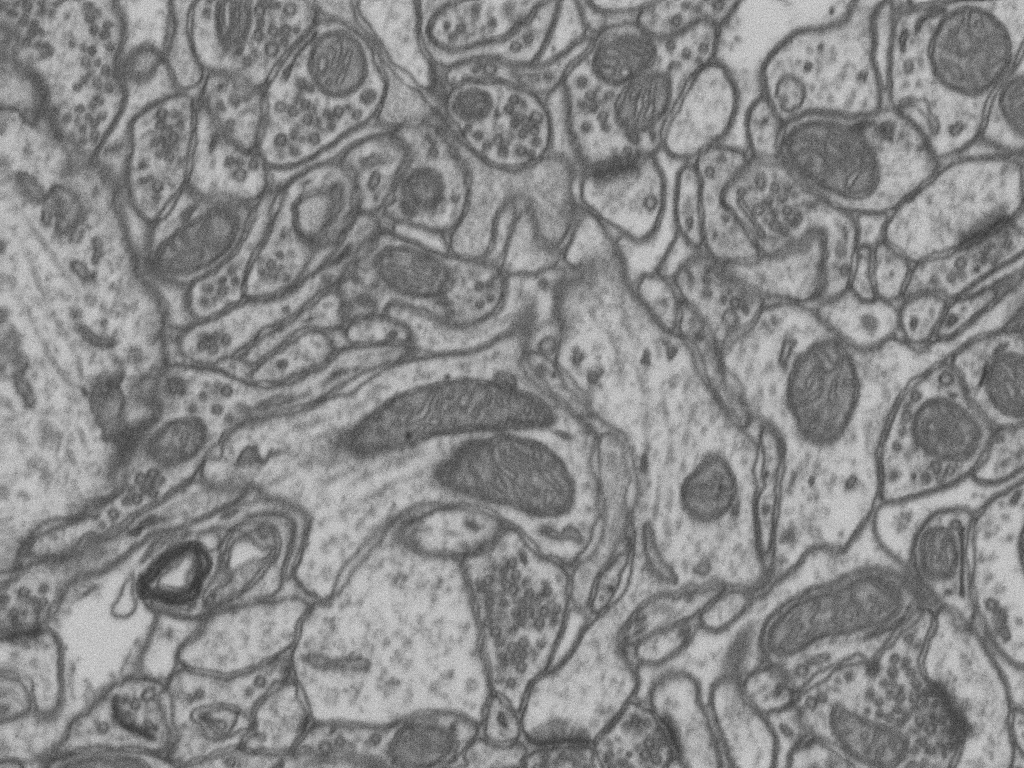
#> input picture common/data/em_image.png, 1024 x 768 px
$ jupyter execute --allow-errors 04-BasicSegmentation_Part2.ipynb   (shell and % lines are left out)
#> lines starting #> are read from the running program, lines starting #| are printed output that depends on the picture; after the words box and inside, x2 and y2 are one past the last pixel; in counts of white or black regions, pixels touching at a corner belong together
# ETHZ: 227-0966-00L
# Quantitative Big Imaging
# March 12, 2020

## Basic Segmentation and Discrete Binary Structures
### Part 2

### Anders Kaestner

# A Machine Learning Approach to Image Processing

Segmentation and all the steps leading up to it are really a specialized type of learning problem.

Let's look at an important problem for electron microscopy imaging...

[cell 1]
import numpy as np
import matplotlib.pyplot as plt
from skimage.color import rgb2gray
from skimage.io import imread
cell_img = (255-imread("../common/data/em_image.png")[::2, ::2])/255.0
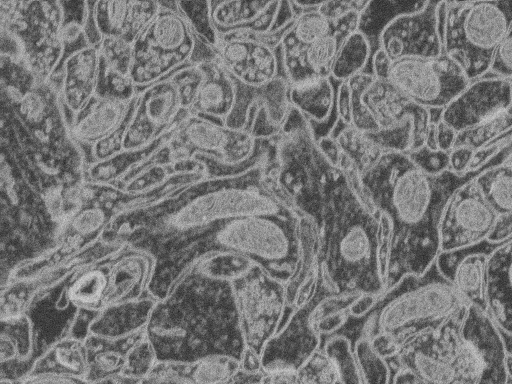
#> cell_img: shape (384, 512) float64; min 0.133, max 0.824, mean 0.468
cell_seg = rgb2gray(imread("../common/data/em_image_seg.png"))[::2, ::2]>0
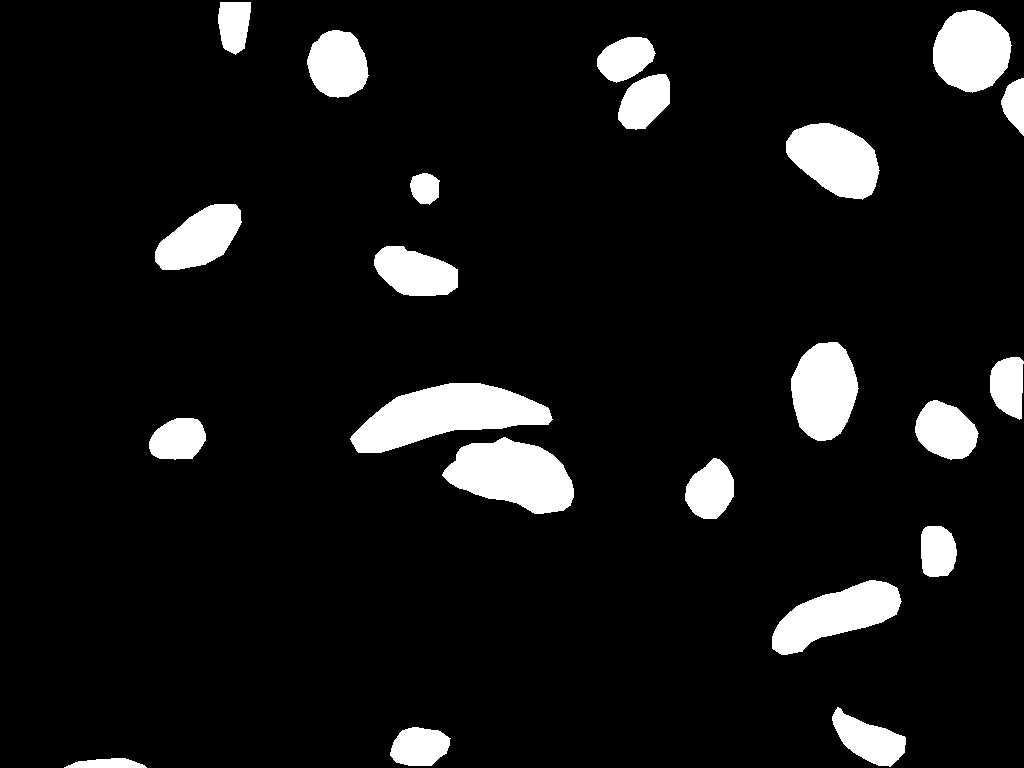
#> input picture common/data/em_image_seg.png, 1024 x 768 px
#> cell_seg: shape (384, 512) bool; 8.4% white; 22 white regions, largest, box (x1, y1, x2, y2) and area: (175, 192, 276, 227) 2001, (221, 219, 287, 257) 1665, (386, 290, 451, 328) 1297
fig, (ax1, ax2) = plt.subplots(1, 2, figsize=(8, 4), dpi=150)
ax1.imshow(cell_img, cmap='gray')
ax2.imshow(cell_seg, cmap='hot')
ax1.axis('off')
ax2.axis('off')
ax1.set_title('Image')
ax2.set_title('Mitochondria');

We want to identify which class each pixel belongs to.
What does identify mean?
- Classify the pixels in a mitochondria as _Foreground_
- Classify the pixels outside of a mitochondria as _Background_

# How do we quantify this?

<div class="alert alert-block alert-success">

- __True Positive__ values in the mitochondria that are classified as _Foreground_
- __True Negative__ values outside the mitochondria that are classified as _Background_

</div>
<div class="alert alert-block alert-danger">

- __False Positive__ values outside the mitochondria that are classified as _Foreground_
- __False Negative__ values in the mitochondria that are classified as _Background_

</div>
We can then apply a threshold to the image to determine the number of points in each category

[cell 2]
fig, (ax1, ax2, ax3) = plt.subplots(1, 3, figsize=(12, 4), dpi=150)
ax1.imshow(cell_img, cmap='gray')
thresh_img = cell_img > 0.52
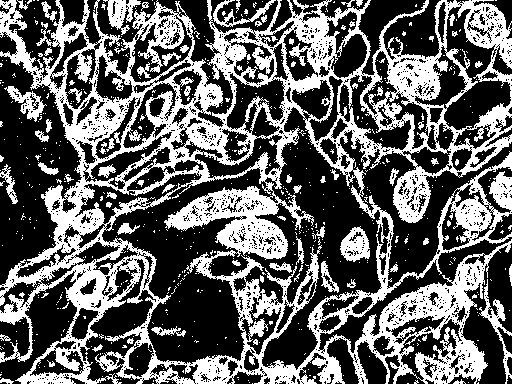
#> thresh_img: shape (384, 512) bool; 38.5% white; 673 white regions (600 under 20 px), largest, box (x1, y1, x2, y2) and area: (0, 0, 512, 384) 67652, (340, 226, 370, 262) 661, (479, 279, 512, 384) 647
ax2.imshow(thresh_img, cmap='hot')
ax3.imshow(cell_seg, cmap='hot')
ax1.axis('off')
ax2.axis('off')
ax3.axis('off')
ax1.set_title('Image')
ax2.set_title('Threshold')
ax3.set_title('Mitochondria Labels');

[cell 3]
def tp_func(real_img_idx, pred_img_idx):
    if real_img_idx == 1 and pred_img_idx == 1:
        return 'True Positive','green'
    if real_img_idx == 0 and pred_img_idx == 0:
        return 'True Negative','green'
    if real_img_idx == 0 and pred_img_idx == 1:
        return 'False Positive','red'
    if real_img_idx == 1 and pred_img_idx == 0:
        return 'False Negative','red'


out_results = {}
fig, m_ax = plt.subplots(2, 2, figsize=(8, 6), dpi=150)
for real_img_idx, n_ax in zip([0, 1], m_ax):
    for pred_img_idx, c_ax in zip([0, 1], n_ax):
        match_img = (thresh_img == pred_img_idx) & (cell_seg == real_img_idx)
        (tp_title,color) = tp_func(real_img_idx, pred_img_idx)
        c_ax.matshow(match_img, cmap='hot')
        out_results[tp_title] = np.sum(match_img)
        c_ax.set_title(tp_title,color=color)
        c_ax.axis('off')
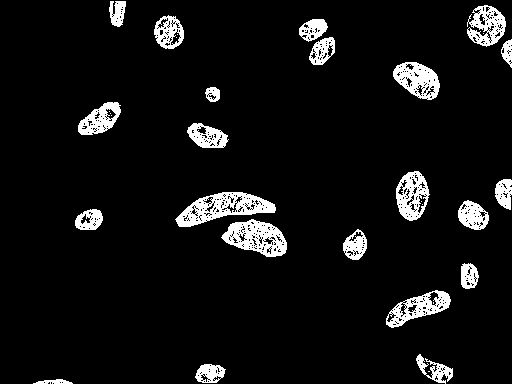
#> match_img: shape (384, 512) bool; 7% white; 32 white regions (10 under 20 px), largest, box (x1, y1, x2, y2) and area: (175, 192, 276, 227) 1670, (221, 219, 287, 257) 1411, (393, 62, 440, 100) 1066
#> after the loop, out_results = {'True Negative': 118050, 'False Positive': 61945, 'False Negative': 2932, 'True Positive': 13681}
print(out_results)
#| {'True Negative': 118050, 'False Positive': 61945, 'False Negative': 2932, 'True Positive': 13681}
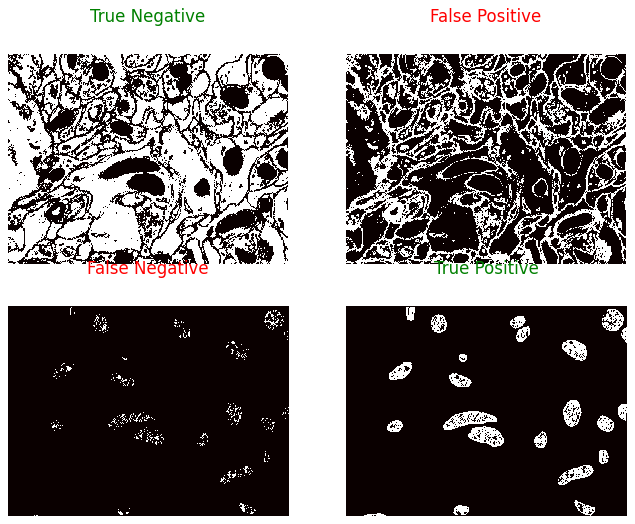
#> figure drawn by matplotlib, 4 panels

# Apply Precision and Recall

- __Recall__ (sensitivity) = $TP/(TP+FN)$
- __Precision__            = $TP/(TP+FP)$

[cell 4]
print('Recall: %2.2f' % (out_results['True Positive'] /
                         (out_results['True Positive']+out_results['False Negative'])))
#| Recall: 0.82
print('Precision: %2.2f' % (out_results['True Positive'] /
                            (out_results['True Positive']+out_results['False Positive'])))
#| Precision: 0.18

[Confusion matrix](https://towardsdatascience.com/understanding-confusion-matrix-a9ad42dcfd62)

### [ROC Curve](https://en.wikipedia.org/wiki/Receiver_operating_characteristic)
Reciever Operating Characteristic ([first developed for WW2 soldiers detecting objects in battlefields using radar](https://en.wikipedia.org/wiki/Receiver_operating_characteristic#History)).

The ideal is the top-right (identify everything and miss nothing).

As we saw before, for a single threshold value 0.5, we were able to compute a single recall and precision.

If we want to make an ROC curve we take a number of threshold values

[cell 5]
import pandas as pd
from collections import OrderedDict

out_vals = []
for thresh_val in np.linspace(0.1, 0.9):
    thresh_img = cell_img > thresh_val
    for real_img_idx in [0, 1]:
        for pred_img_idx in [0, 1]:
            match_img = (thresh_img == pred_img_idx) & (
                cell_seg == real_img_idx)
            tp_title = tp_func(real_img_idx, pred_img_idx)
            out_results[tp_title] = np.sum(match_img)
    out_vals += [
        OrderedDict(
            Threshold=thresh_val,
            Recall=out_results['True Positive'] /
            (out_results['True Positive']+out_results['False Negative']),
            Precision=(out_results['True Positive'] /
                       (out_results['True Positive']+out_results['False Positive'])),
            False_Positive_Rate=(out_results['False Positive'] /
                       (out_results['False Positive']+out_results['True Negative'])),
            **out_results
        )]
#> after the loop, out_results = {'True Negative': 118050, 'False Positive': 61945, 'False Negative': 2932, 'True Positive': 13681, ('True Negative', 'green'): 179995, ('False Positive', 'red'): 0, ('False Negative', 'red'): 16613, ('True Positive', 'green'): 0}; out_vals = 50 items

roc_df = pd.DataFrame(out_vals)
#> roc_df = table of 50 rows and 12 columns
roc_df.head(3)
#> Out = table of 3 rows and 12 columns

# Making ROC Curves Easier
ROC curves are a very common tool for analyzing the performance of binary classification systems and there are a large number of tools which can automatically make them. Here we show how it is done with scikit-image.

Another way of showing the ROC curve (more common for machine learning rather than medical diagnosis) is using the True positive rate and False positive rate

- __True Positive Rate__ (recall)= $TP/(TP+FN)$
- __False Positive Rate__ = $FP/(FP+TN)$

These show very similar information with the major difference being the goal is to be in the upper left-hand corner. Additionally random guesses can be shown as the slope 1 line. Therefore for a system to be useful it must lie above the random line.

[cell 6]
fig, ax1 = plt.subplots(1, 1, dpi=200)
ax1.plot(roc_df['False_Positive_Rate'], roc_df['Recall']  , 'b.-', label='ROC Curve')
ax1.plot(0, 1.0, 'r+', markersize=20, label='Ideal')
ax1.set_xlim(0, 1.1)
ax1.set_ylim(0, 1.1)
ax1.set_ylabel('True Positive Rate / Recall')
ax1.set_xlabel('False Positive Rate')
ax1.legend(loc=2)

[cell 7]
from sklearn.metrics import roc_curve
fpr, tpr, thresholds = roc_curve(cell_seg.ravel().astype(int),
                                 cell_img.ravel())
#> fpr = 172 values from 0 to 1; tpr = 172 values from 0 to 1

fig, ax1 = plt.subplots(1, 1, dpi=200)
ax1.plot(fpr, tpr, 'b.-', markersize=0.01,  label='ROC Curve')
ax1.plot(0.0, 1.0, 'r+', markersize=20, label='Ideal')
ax1.plot([0, 1], [0, 1], 'g-', label='Random Guessing')
ax1.set_xlim(-0.1, 1.1)
ax1.set_ylim(-0.1, 1.1)
ax1.set_xlabel('False Positive Rate')
ax1.set_ylabel('True Positive Rate')
ax1.legend(loc=0)

[cell 8]
from skimage.filters import gaussian, median


def no_filter(x):
    return x


def gaussian_filter(x):
    return gaussian(x, sigma=2)


def diff_of_gaussian_filter(x):
    return   -gaussian(x, sigma=3)


def median_filter(x):
    return median(x, np.ones((3, 3)))


fig, m_axs = plt.subplots(1, 5, figsize=(15, 3), dpi=200)
m_axs[0].imshow(cell_seg, cmap='gray')
for c_filt, c_ax in zip([no_filter, gaussian_filter, diff_of_gaussian_filter, median_filter], m_axs[1:]):
    c_ax.imshow(c_filt(cell_img), cmap='bone')
    c_ax.set_title(c_filt.__name__)

[cell 9]
fig, ax1 = plt.subplots(1, 1, dpi=200)
for c_filt in [no_filter, gaussian_filter, diff_of_gaussian_filter, median_filter]:
    fpr, tpr, thresholds = roc_curve(cell_seg.ravel().astype(int),
                                     c_filt(cell_img).ravel())
    ax1.plot(fpr, tpr, '-', markersize=0.01,
             label='ROC Curve ({})'.format(c_filt.__name__))

ax1.plot(0.0, 1.0, 'r+', markersize=20, label='Ideal')
ax1.plot([0, 1], [0, 1], 'k-', label='Random Guessing')
ax1.set_xlim(-0.1, 1.1)
ax1.set_ylim(-0.1, 1.1)
ax1.set_xlabel('False Positive Rate')
ax1.set_ylabel('True Positive Rate')
ax1.legend(loc=0)
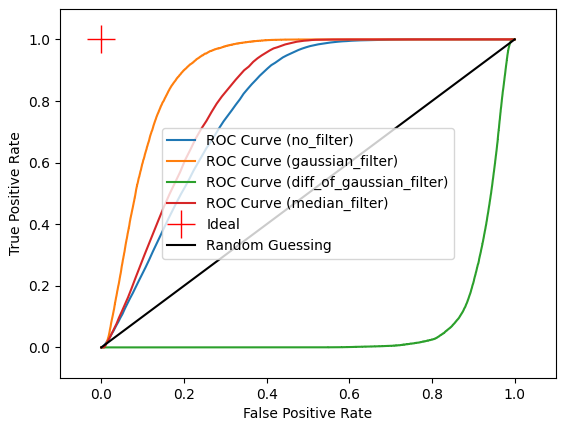
#> figure drawn by matplotlib, 1 panel; curve peaks at x = 0.765, y = 1

We can then use this ROC curve to compare different filters (or even entire workflows), if the area is higher the approach is better.

Different approaches can be compared by area under the curve

[cell 10]
from sklearn.metrics import roc_auc_score
scores = []
names = ['no_filter', 'gaussian_filter', 'diff_of_gaussian_filter', 'median_filter']
for c_filt in [no_filter, gaussian_filter, diff_of_gaussian_filter, median_filter]:
    scores.append(roc_auc_score(cell_seg.ravel().astype(int),  c_filt(cell_img).ravel()))
#> after the loop, scores = [0.788, 0.899, 0.0707, 0.818]
#    print('%s - %2.2f' % (c_filt.__name__, roc_auc_score(cell_seg.ravel().astype(int),
#                                                         c_filt(cell_img).ravel())))

plt.figure(figsize=[10,5],dpi=150)
plt.bar(names,scores); plt.xlabel('Filter type'),plt.ylabel('Score');
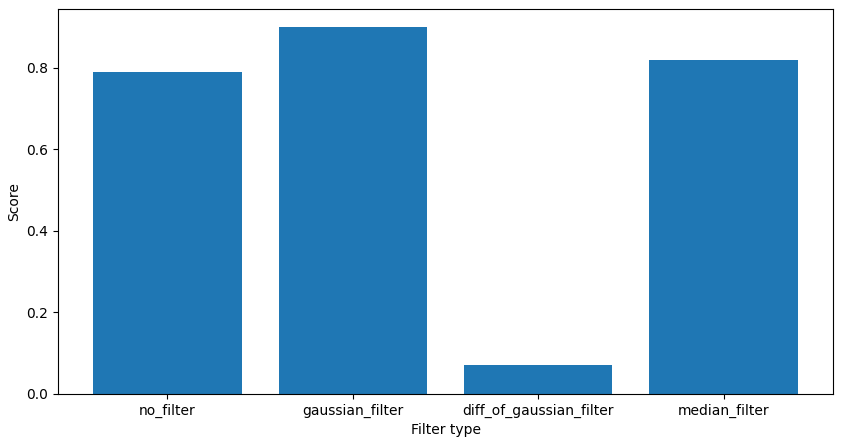
#> figure drawn by matplotlib, 1 panel; tallest bar 0.899 high, from x = 0.6 to 1.4

# Evaluating Models

- https://github.com/jvns/talks/blob/master/pydatanyc2014/slides.md
- http://mathbabe.org/2012/03/06/the-value-added-teacher-model-sucks/

# Multiple Phases: Segmenting Shale

- Shale provided from Kanitpanyacharoen, W. (2012). Synchrotron X-ray Applications Toward an Understanding of Elastic Anisotropy.

- Here we have a shale sample measured with X-ray tomography with three different phases inside (clay, rock, and air).
- The model is that because the chemical composition and density of each phase is different they will absorb different amounts of x-rays and appear as different brightnesses in the image

[cell 11]
import numpy as np
import matplotlib.pyplot as plt
from skimage.color import rgb2gray
from skimage.io import imread
shale_img = imread("ext-figures/ShaleSample.jpg")/255.0
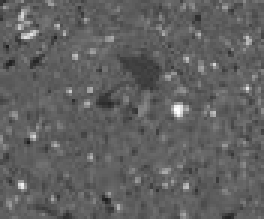
#> input picture Lectures/ext-figures/ShaleSample.jpg, 88 x 73 px (shown 3 times larger)
fig, ax1 = plt.subplots(1, 1, dpi=200)
ax1.imshow(shale_img, cmap='bone')

Ideally we would derive 3 values for the thresholds based on a model for the composition of each phase and how much it absorbs, but that is not always possible or practical.
- While there are 3 phases clearly visible in the image, the histogram is less telling (even after being re-scaled).

[cell 12]
plt.hist(shale_img.ravel(), 100);

# Multiple Segmentations

For this exercise we choose arbitrarily 3 ranges for the different phases and perform visual inspection

The relation can explicitly be written out as
$$ I(x) =
\begin{cases}
\text{Void}, & 0 \leq x \leq 0.3  \\
\text{Clay}, & 0.3 < x \leq 0.5 \\
\text{Rock}, & 0.5 < x
\end{cases}$$

[cell 13]
fig, m_axs = plt.subplots(1, 4, dpi=200, figsize=(6, 3))
m_axs[0].imshow(shale_img, cmap='bone')
m_axs[0].set_title('Shale Image')
used_vox = np.zeros_like(shale_img).astype(np.uint8)
for c_ax, c_max, c_title in zip(m_axs[1:], [0.3, 0.5, 1.0], ['Void', 'Clay', 'Rock']):
    c_slice = (shale_img < c_max)-used_vox
    c_ax.matshow(c_slice, cmap='bone')
    used_vox += c_slice
    c_ax.axis('off')
    c_ax.set_title('%s\n$x<%2.2f$' % (c_title, c_max))
#> this loop made 3 passes
#> pass 1, `c_slice = (shale_img < c_max)-used_vox`:
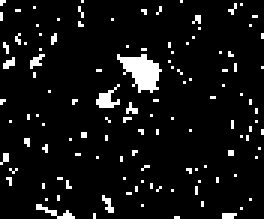
#> c_slice: shape (73, 88) (shown 3 times larger); values 0 (black) and 1 (white), 6.9% white in thin lines or dots
#> pass 2, `c_slice = (shale_img < c_max)-used_vox`:
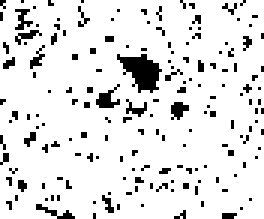
#> c_slice: shape (73, 88) (shown 3 times larger); values 0 (black) and 1 (white), 89% white; black in thin lines or dots
#> (the rest of the program and of its run is left out)
